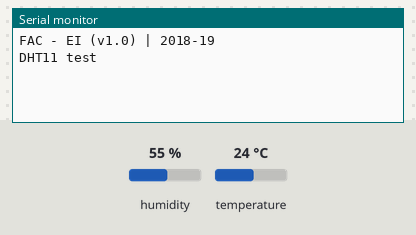
This sketch was run on a simulated Arduino Uno, built with avr-gcc and run on an emulated ATmega328P. Shown: the last lines printed to the serial monitor. The inputs (shaded band) are chosen by the test bench; at power-on: humidity 55 %, temperature 24 °C.

Above: at 3.2 s.
3.3 s: humidity set to 22 %
At 4.6 s:
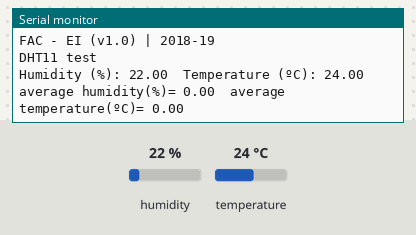
7.5 s: temperature set to 12 °C
At 8.4 s:
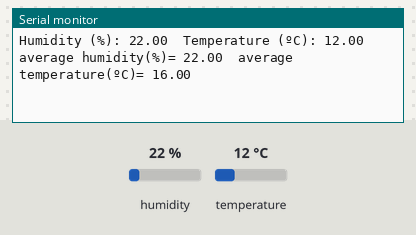
10.5 s: humidity set to 40 %
At 13.4 s:
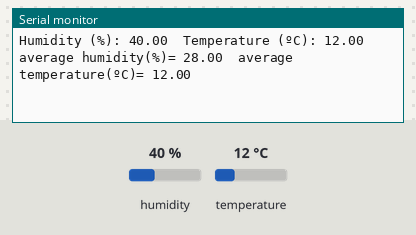
Timing chart, 0 to 14.9 s (numbered marks = the images above; inputs shaded):
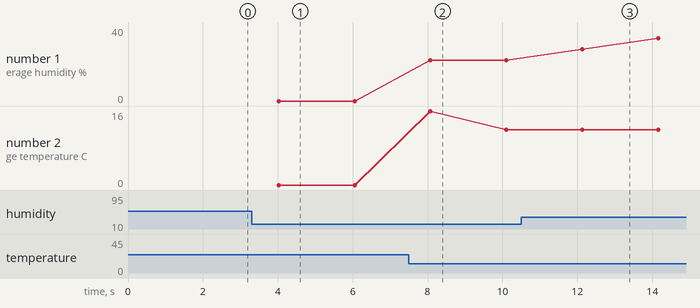

Measured:
- after the input at 3.3 s, the serial monitor: prints a new line after 0.72 s (image 1)
- after the input at 7.5 s, the serial monitor: prints a new line after 0.58 s (image 2)
- after the input at 10.5 s, the serial monitor: prints a new line after 1.6 s (image 3)
- plotted number 1: 22 → 40 after the input at 10.5 s
- plotted number 2: 0 → 12 after the input at 7.5 s

The sketch:

trabalho_n2v2.ino
```cpp
//#define DispositivoUltraSons
#define SensorTempAr_HumidadeRel
//#define SensorTempAr_PressaoAtm

//#define Smoothening
//#define MediaCorrenteCumulativa
//#define MediaMMedicoes
#define MediaMDeslizante

#if defined(DispositivoUltraSons)
byte Vcc = 11;
#endif
#ifdef DispositivoUltraSons
byte Trig = 12;
byte Echo = 13;
float distance;
byte triggerDuration = 10; // us
unsigned int sampleDelay = 1000; // ms
unsigned int timeout = 23530; // tempo correspondente a d > 4m
#elif defined(SensorTempAr_HumidadeRel)
  #include<DHT.h>
  // Declaration of global variables
  byte DHTpin = 2; // Digital pin to connect pin 2 of the sensor
  int delaySample = 2000; // delay between measurements in ms
  // Definition of the sensor
  DHT dht(DHTpin, DHT11);
#endif


#ifdef Smoothening
  const float smoothScale = 0.3;
  #ifdef DispositivoUltraSons
    float oldDur = 0.;
    float oldDist = 0.;
    float durSmooth = 0.;
    float distSmooth = 0.;
  #elif defined(SensorTempAr_HumidadeRel) || defined(MediaMDeslizante)
    float oldValOne = 0.;
    float oldValTwo = 0.;
    float valOneSmooth = 0.;
    float valTwoSmooth = 0.;
  #endif
#endif

#if (defined(MediaCorrenteCumulativa) || defined(MediaMMedicoes) || defined(MediaMDeslizante))
  int counter = 0;
  #if defined(MediaMMedicoes) || defined(MediaMDeslizante)
    const int nMed = 3;
  #endif
  #ifdef DispositivoUltraSons
    float durMed = 0.;
    float distMed = 0.;
    #ifdef MediaCorrenteCumulativa
      float durAcumulada = 0.;
      float distAcumulada = 0.;
    #elif defined(MediaMMedicoes) || defined(MediaMDeslizante)
      float durArray[nMed];
      float distArray[nMed];
    #endif
  #elif defined(SensorTempAr_HumidadeRel) || defined(SensorTempAr_PressaoAtm)
    float valOneMed = 0.;
    float valTwoMed = 0.;
    #ifdef MediaCorrenteCumulativa
      float valOneAcumulado = 0.;
      float valTwoAcumulado = 0.;
    #elif defined(MediaMMedicoes) || defined(MediaMDeslizante)
      float valOneArray[nMed];
      float valTwoArray[nMed];
    #endif
  #endif
#endif

// Initialization
void setup() {
#ifdef DispositivoUltraSons
  pinMode(Vcc, OUTPUT);
  pinMode(Trig, OUTPUT);
  pinMode(Echo, INPUT);
  digitalWrite(Vcc, HIGH);
  digitalWrite(Trig, LOW);
  Serial.begin(9600);
  while(!Serial);
#elif defined(SensorTempAr_HumidadeRel)
  Serial.begin(115200); // Start serial port communications
  Serial.println(F("FAC - EI (v1.0) | 2018-19\nDHT11 test\n"));
  dht.begin(); // Initialize sensor
  delay(delaySample);
#endif
}
// Main loop
void loop(){
#ifdef DispositivoUltraSons
  delay(sampleDelay);
  digitalWrite(Trig, HIGH);
  delayMicroseconds(triggerDuration);
  digitalWrite(Trig, LOW);
  unsigned long duration = pulseIn(Echo, HIGH, timeout);
  distance = (float)duration/58.8;
  #ifdef Smoothening
    durSmooth = SmoothUpValue(duration, oldDur);
    distSmooth = SmoothUpValue(distance, oldDist);
  #elif (defined(MediaCorrenteCumulativa) || defined(MediaMMedicoes) || defined(MediaMDeslizante))
    CalcMed(duration);
  #endif
  displayData(duration);
  #ifdef Smoothening
    oldDur = durSmooth;
    oldDist = distSmooth;
  #endif

// Parte do sensor tempAr e humidadeRel
#elif defined(SensorTempAr_HumidadeRel)
  delay(delaySample);
  float h = dht.readHumidity(); // Read relative humidity
  float t = dht.readTemperature(); // Read temperature in Celcius
  // Check validity of readings
  if (isnan(h) || isnan(t)) {
    Serial.println(F("Invalid Data!"));
    return; // Loops to the reading instructions without printing data
  }

  #ifdef Smoothening
    valOneSmooth = SmoothUpValue(h, oldValOne);
    valTwoSmooth = SmoothUpValue(t, oldValTwo);
  #elif (defined(MediaCorrenteCumulativa) || defined(MediaMMedicoes) || defined(MediaMDeslizante))
    CalcMed(h, t);
  #endif
  // Write to serial port
  displayData(h, t);

  #ifdef Smoothening
    oldValOne = valOneSmooth;
    oldValTwo = valTwoSmooth;
  #endif
#endif
}

#ifdef Smoothening
float SmoothUpValue(float v, float oldV){
  return oldV + (v - oldV) * smoothScale;
}
#endif

#ifdef MediaCorrenteCumulativa
  #ifdef DispositivoUltraSons
void CalcMed(float dur){
  counter++;
  durAcumulada += dur;
  distAcumulada += distance;
  durMed = durAcumulada / counter;
  distMed = distAcumulada / counter;
}
  #elif defined(SensorTempAr_HumidadeRel)
void CalcMed(float valOne, float valTwo){
  counter++;
  valOneAcumulado += valOne;
  valTwoAcumulado += valTwo;
  valOneMed = valOneAcumulado / counter;
  valTwoMed = valTwoAcumulado / counter;
}
  #endif
#endif

#ifdef MediaMMedicoes
  #ifdef DispositivoUltraSons
void CalcMed(float dur){
  durArray[counter] = dur;
  distArray[counter] = distance;
  counter++;
  if(counter == nMed) {
    durMed = 0.;
    distMed = 0.;
    for(int k = 0; k < nMed; k++){
      durMed = durMed + durArray[k];
      distMed = distMed + distArray[k];
    }
    durMed = durMed / (float) nMed;
    distMed = distMed / (float) nMed;
    counter = 0;
  }
}
  #elif defined(SensorTempAr_HumidadeRel)
void CalcMed(float valOne, float valTwo){
  valOneArray[counter] = valOne;
  valTwoArray[counter] = valTwo;
  counter++;
  if(counter == nMed) {
    valOneMed = 0.;
    valTwoMed = 0.;
    for(int k = 0; k < nMed; k++){
      valOneMed = valOneMed + valOneArray[k];
      valTwoMed = valTwoMed + valTwoArray[k];
    }
    valOneMed = valOneMed / (float) nMed;
    valTwoMed = valTwoMed / (float) nMed;
    counter = 0;
  }
}
  #endif
#endif

#ifdef MediaMDeslizante
  #ifdef DispositivoUltraSons
void CalcMed(float dur){
  if(counter < nMed) {
    // Se as casas dos arrays correspondentes não estiverem preenchidos, preenche uma casa vazia de cada array
    durArray[counter] = dur;
    distArray[counter] = distance;
    counter++;
  }

  // Se as casas de cada array estão todas preenchidas, atualiza a media
  if(counter == nMed) {
    /* Se, quando cada array receber um novo valor correspondente e já tiver as casas todas preenchidas, então
       descarta o valor da casa de cada array mais antiga e adiciona um novo valor correspondente ao array */
    for(int k = 0; k < nMed; k++){
      if(k < (nMed - 1)){
        durArray[k] = durArray[k + 1];
        distArray[k] = distArray[k + 1];
      } else {
        /* Como o valor da variavel k é correspondente à ultima casa de todos os arrays, então a ultima casa de
           cada array recebe o novo valor*/
        durArray[k] = dur;
        distArray[k] = distance;
      }
    }

    /* Faz reset às variáveis que recebem os resultados das médias correspondentes para não serem considerados
       cálculos anteriores*/
    durMed = 0.;
    distMed = 0.;

    /* Faz a parte da soma de todos os valores correspondentes dos arrays para de pois fazer a parte da divisão das médias*/
    for(int k = 0; k < nMed; k++){
      durMed = durMed + durArray[k];
      distMed = distMed + distArray[k];
    }
    // Faz a parte da divisão das médias correspondentes a cada array
    durMed = durMed / ((float) nMed);
    distMed = distMed / ((float) nMed);
  }
}
  #elif defined(SensorTempAr_HumidadeRel)
void CalcMed(float valOne, float valTwo){
  if(counter < nMed) {
    // Se as casas dos arrays correspondentes não estiverem preenchidos, preenche uma casa vazia de cada array
    valOneArray[counter] = valOne;
    valTwoArray[counter] = valTwo;
    counter++;
  }

  // Se as casas de cada array estão todas preenchidas, atualiza a media
  if(counter == nMed) {
    /* Se, quando cada array receber um novo valor correspondente e já tiver as casas todas preenchidas, então
       descarta o valor da casa de cada array mais antiga e adiciona um novo valor correspondente ao array */
    for(int k = 0; k < nMed; k++){
      if(k < (nMed - 1)){
        valOneArray[k] = valOneArray[k + 1];
        valTwoArray[k] = valTwoArray[k + 1];
      } else {
        /* Como o valor da variavel k é correspondente à ultima casa de todos os arrays, então a ultima casa de
           cada array recebe o novo valor*/
        valOneArray[k] = valOne;
        valTwoArray[k] = valTwo;
      }
    }

    /* Faz reset às variáveis que recebem os resultados das médias correspondentes para não serem considerados
       cálculos anteriores*/
    valOneMed = 0.;
    valTwoMed = 0.;

    /* Faz a parte da soma de todos os valores correspondentes dos arrays para de pois fazer a parte da divisão das médias*/
    for(int k = 0; k < nMed; k++){
      valOneMed = valOneMed + valOneArray[k];
      valTwoMed = valTwoMed + valTwoArray[k];
    }
    // Faz a parte da divisão das médias correspondentes a cada array
    valOneMed = valOneMed / ((float) nMed);
    valTwoMed = valTwoMed / ((float) nMed);
  }
}
  #endif
#endif

#ifdef DispositivoUltraSons
void displayData(float dur){
  Serial.print(F("duration(us)= "));
  Serial.print(dur);
  Serial.print(F("\tdistance(cm)= "));
  Serial.print(distance);
#ifdef Smoothening
  Serial.print(F("\tsmoothened duration(us)= "));
  Serial.print(durSmooth);
  Serial.print(F("\tsmoothened distance(us)= "));
  Serial.println(distSmooth);
#elif (defined(MediaCorrenteCumulativa) || defined(MediaMMedicoes) || defined(MediaMDeslizante))
  Serial.print(F("\taverage duration(us)= "));
  Serial.print(durMed);
  Serial.print(F("\taverage distance(cm)= "));
  Serial.println(distMed);
#else
  Serial.print("\n");
#endif
}
#elif defined(SensorTempAr_HumidadeRel) || defined(SensorTempAr_PressaoAtm)
void displayData(float valOne, float valTwo){
  Serial.print(F("Humidity (%): "));
  Serial.print(valOne);
  Serial.print(F("\tTemperature (ºC): "));
  Serial.print(valTwo);
#ifdef Smoothening
  Serial.print(F("\tsmoothened humidity(%)= "));
  Serial.print(valOneSmooth);
  Serial.print(F("\tsmoothened temperature(ºC)= "));
  Serial.println(valTwoSmooth);
#elif (defined(MediaCorrenteCumulativa) || defined(MediaMMedicoes) || defined(MediaMDeslizante))
  Serial.print(F("\taverage humidity(%)= "));
  Serial.print(valOneMed);
  Serial.print(F("\taverage temperature(ºC)= "));
  Serial.println(valTwoMed);
#else
  Serial.print("\n");
#endif
}
#endif
```
